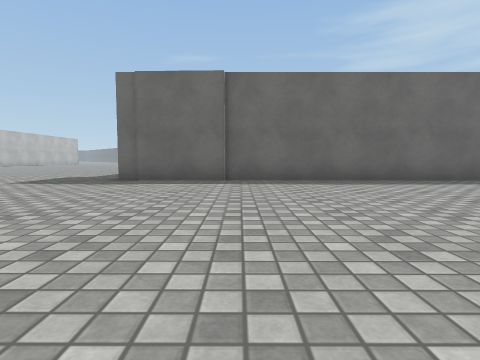
View 1 (above)

20 first-person views from a walk through a Unity game level. The camera is 0.47 m above the floor, tilts 4° down and sees 80° across. The floor is counted in squares, 1 m on a side. Each view is taken from the middle of a square. On the plan, view 1 faces up. The plan holds only what a view shows up to about 9 squares ahead; the rest is blank. The place goes on beyond the plan. The player is left out. Surface patterns are stand-ins for the level's own textures.

View 2
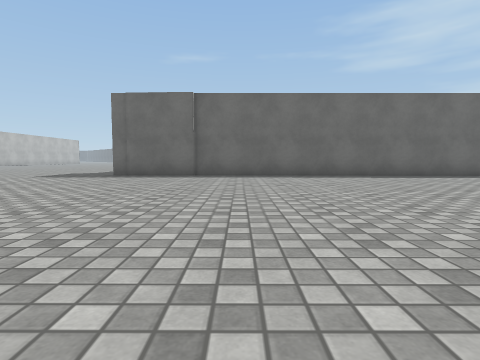

View 3
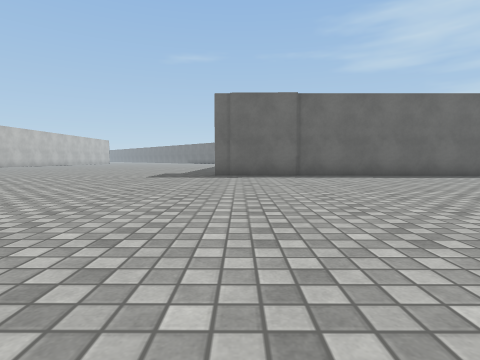

View 4
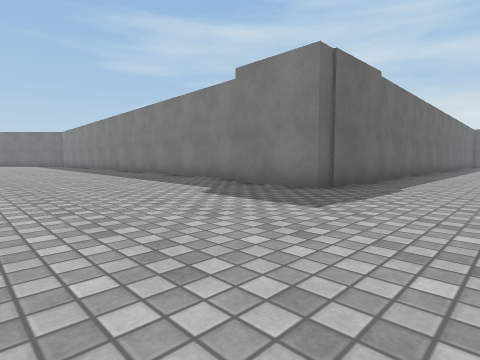

View 5
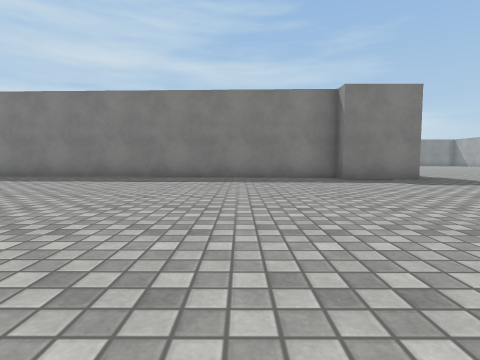

View 6
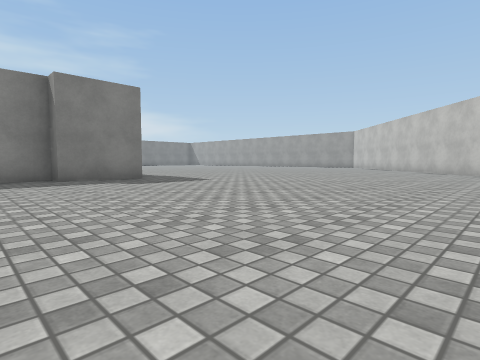

View 7
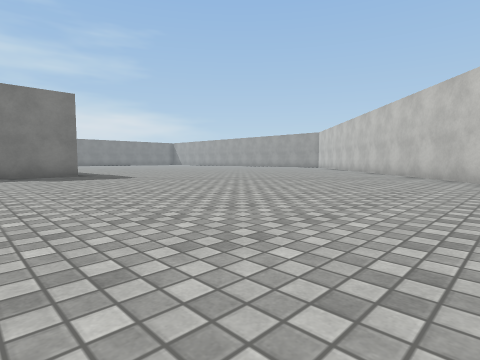

View 8
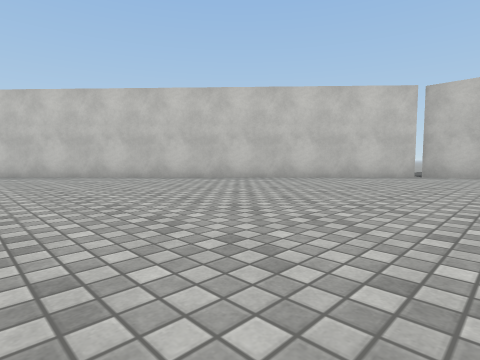

View 9
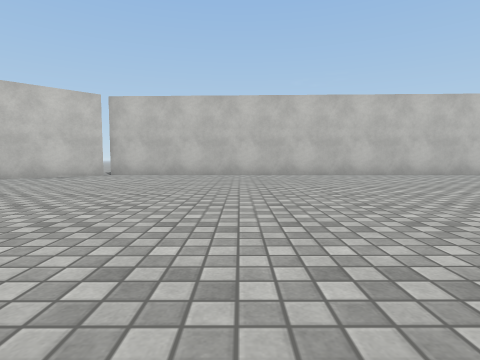

View 10
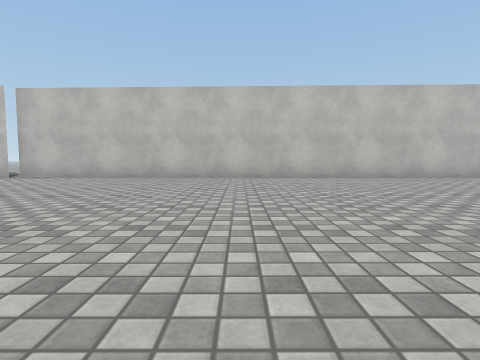

View 11
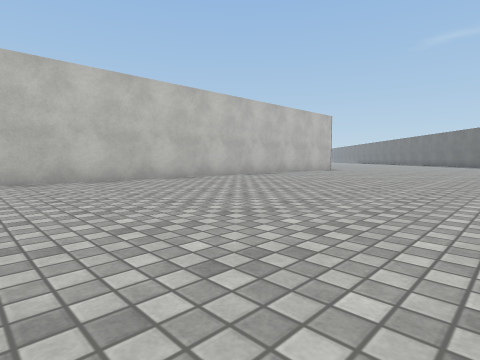

View 12
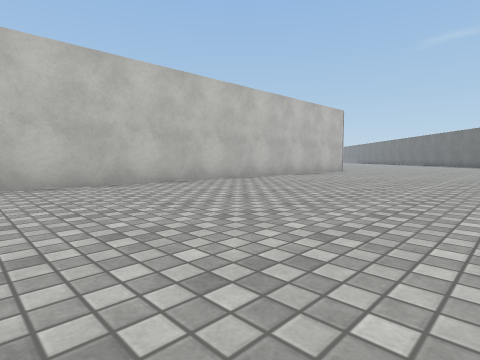

View 13
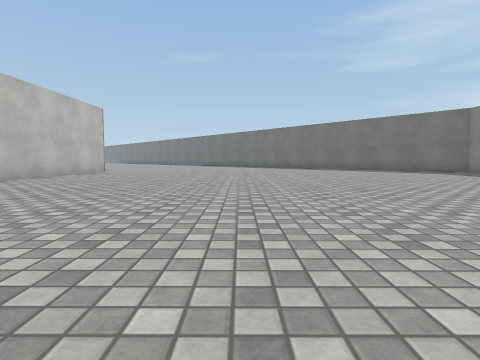

View 14
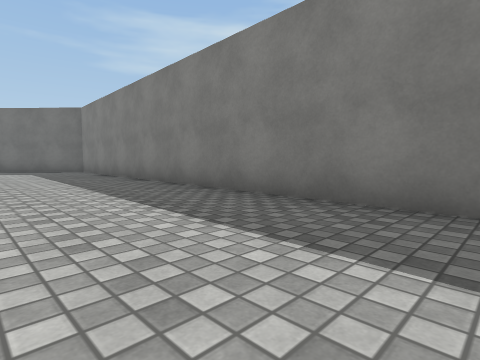

View 15
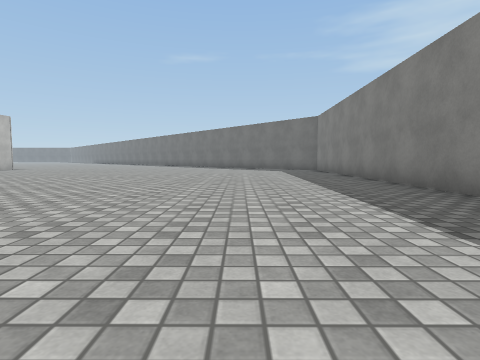

View 16
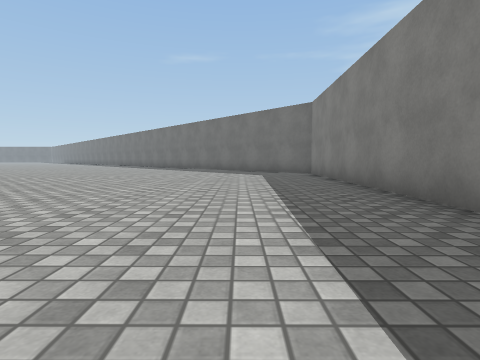

View 17
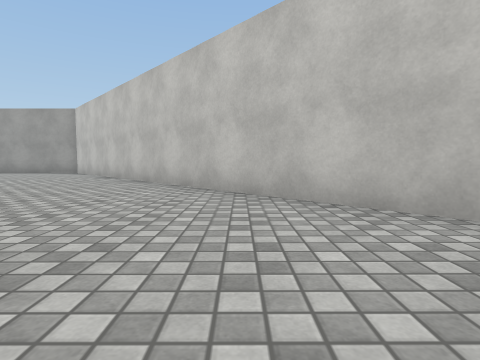

View 18
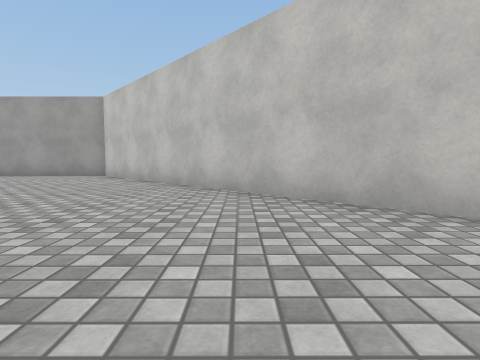

View 19
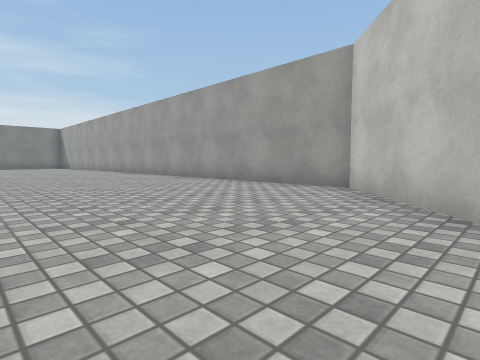

View 20
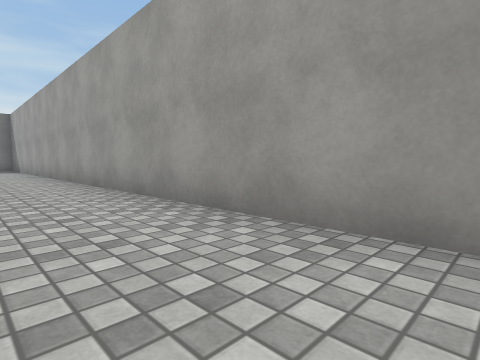

### Floor plan
Points are (right, up) in squares from view 1. A wall is a line through its corners. A room is listed if a view was taken in it or the views show most of it. See-through windows are left out.
Room 1 (views 1, 2, 3, 4, 5, 6, 7, 8, 9, 10, 11, 12, 13, 14, 15, 16, 17, 18, 19, 20)
walls: (8.1, 6.4) (-2.7, 6.4) (-2.7, 8.4) (-2.2, 8.4) (-1.7, 25.5); (-15.1, 25.1) (-15.7, 6.2) (-1.9, -8.8) (11.5, -8.8)

Where each view was taken, in squares from view 1:
view 1: 0 up, 0 right, facing up
view 2: 2 down, 1 right, facing up
view 3: 2 down, 2 left, facing up
view 4: 4 up, 7 left, facing up-right
view 5: 11 up, 10 left, facing right
view 6: 10 up, 10 left, facing down-right
view 7: 9 up, 12 left, facing down-right
view 8: 8 up, 7 left, facing down-left
view 9: 10 up, 7 left, facing left
view 10: 12 up, 8 left, facing left
view 11: 15 up, 9 left, facing up-left
view 12: 16 up, 10 left, facing up-left
view 13: 16 up, 10 left, facing up
view 14: 15 up, 5 left, facing up-right
view 15: 14 up, 5 left, facing up
view 16: 17 up, 4 left, facing up
view 17: 2 up, 8 left, facing down
view 18: 0 up, 6 left, facing down
view 19: 4 down, 4 left, facing down-right
view 20: 7 down, 1 right, facing down-right
